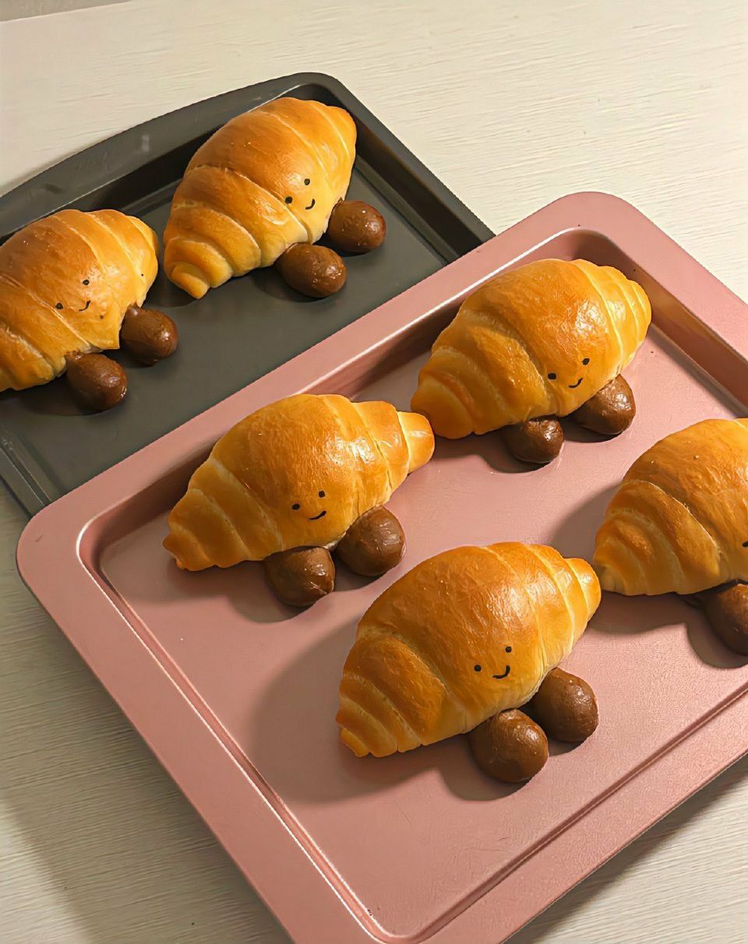
#> input picture 5.2/image.png, 748 x 944 px, shrunk from 960 x 1212 before the run, found by its file name
$ python bnw.py
#> lines starting #> are read from the running program, lines starting #| are printed output that depends on the picture
from PIL import Image

img_original = Image.open("5.2/image.png").load()

img_output = Image.open("5.2/image.png")
#> img_output is the input picture: PIL image 748x944 RGB; mean R, G, B 171.9, 130.7, 95.1

width = img_output.width
#> width = 748
height = img_output.height
#> height = 944

for x in range(width):
    for y in range(height):
        r = img_original[x,y][0]
        g = img_original[x,y][1]
        b = img_original[x,y][2]

        new = int((r+g+b)/3)
        img_output.putpixel((x,y),(new, new, new))
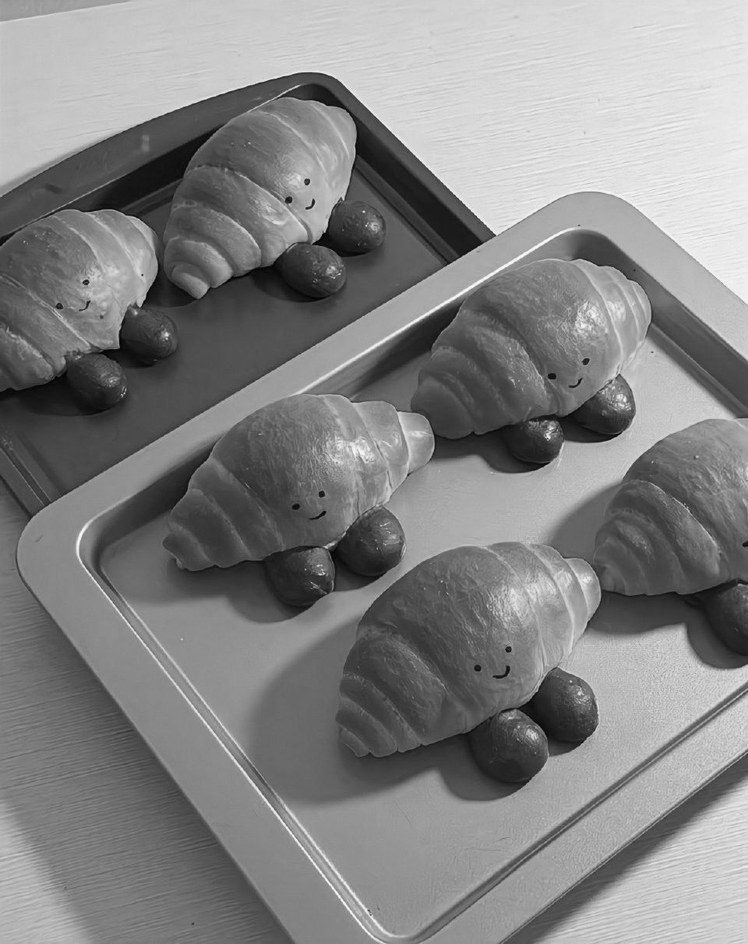
#> img_output: PIL image 748x944 RGB; min 0, max 254, mean 132.2
img_output.save("5.2/oui.png","png")

$ run again, with 5.2/beach.png copied over 5.2/image.png
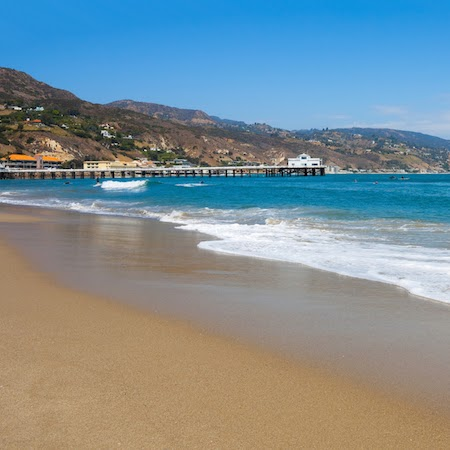
#> input picture 5.2/beach.png, 450 x 450 px, found by its file name
#> img_output is the input picture: PIL image 450x450 RGB; mean R, G, B 124.8, 142.9, 150
#> after the loop `for x in range(width):`:
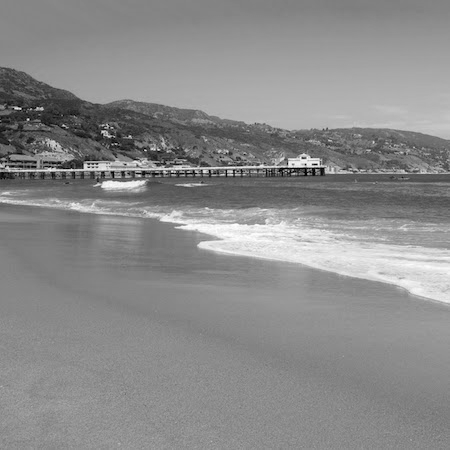
#> img_output: PIL image 450x450 RGB; min 0, max 254, mean 138.9

$ run again, with 5.2/i.png copied over 5.2/image.png
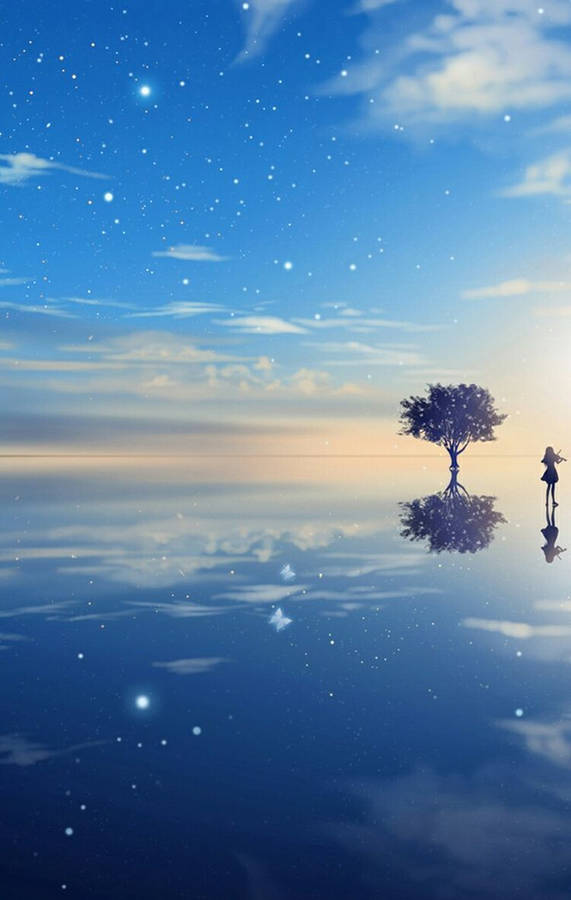
#> input picture 5.2/i.png, 571 x 900 px, found by its file name
#> img_output is the input picture: PIL image 571x900 RGB; mean R, G, B 88.8, 128, 166.4
#> after the loop `for x in range(width):`:
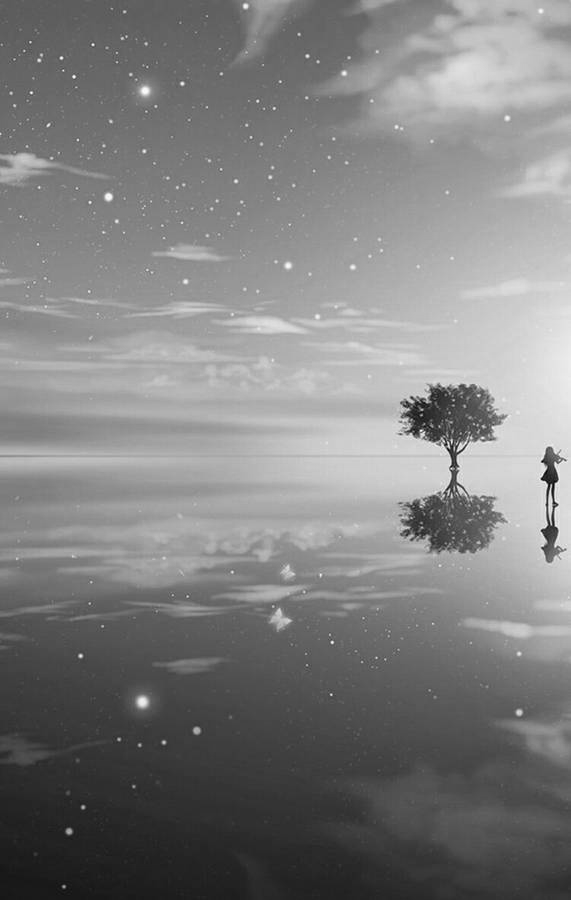
#> img_output: PIL image 571x900 RGB; min 1, max 254, mean 127.4
